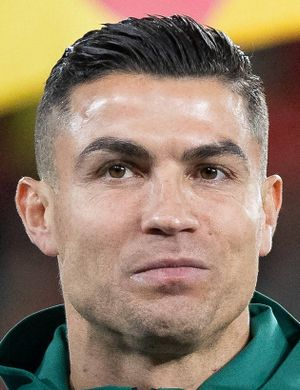
#> input picture face recognition/dataset/test/ronaldo/ronaldo.jpg, 300 x 390 px, found by its file name
$ jupyter execute '2_HOG (Histogram of Oriented Gradients).ipynb'   (older library calls are emulated)
#> lines starting #> are read from the running program, lines starting #| are printed output that depends on the picture; after the words box and inside, x2 and y2 are one past the last pixel; in counts of white or black regions, pixels touching at a corner belong together; long printed decimals are rounded
# 1. Basic

**Note**

## 1. Single Image Detection

[cell 1]
import cv2

# ১. ইমেজ লোড
img = cv2.imread("../dataset/test/ronaldo.jpg")
#> img is the input picture: shape (390, 300, 3); mean B, G, R 105.1, 124.5, 143.4
gray = cv2.cvtColor(img, cv2.COLOR_BGR2GRAY)
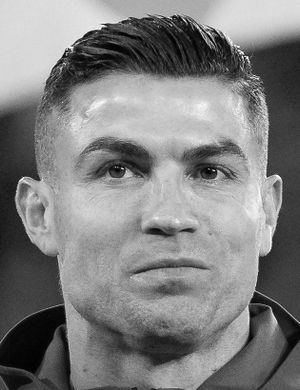
#> gray: shape (390, 300); min 0, max 254, mean 127.9

# ২. HOG Descriptor তৈরি
hog = cv2.HOGDescriptor()
hog.setSVMDetector(cv2.HOGDescriptor_getDefaultPeopleDetector())  # মানুষ সনাক্তকরণের জন্য

# ৩. ডিটেকশন
rects, weights = hog.detectMultiScale(gray, winStride=(8,8))
#> rects = (); weights = ()

# ৪. রেকট্যাংগেল ড্র
for (x, y, w, h) in rects:
    cv2.rectangle(img, (x, y), (x + w, y + h), (0, 255, 0), 2)
#> this loop made 0 passes

cv2.imshow("HOG Image Detection", img)
cv2.waitKey(0)
cv2.destroyAllWindows()

✅ বিঃদ্রঃ Single image-এর ক্ষেত্রে শুধু একটি ফ্রেম প্রসেস হয়।

## 2. Video Detection (MP4 বা AVI ফাইল)

[cell 2]
import cv2

# ১. ভিডিও লোড
cap = cv2.VideoCapture("../dataset/vid/s.mp4")
hog = cv2.HOGDescriptor()
hog.setSVMDetector(cv2.HOGDescriptor_getDefaultPeopleDetector())

while cap.isOpened():
    ret, frame = cap.read()
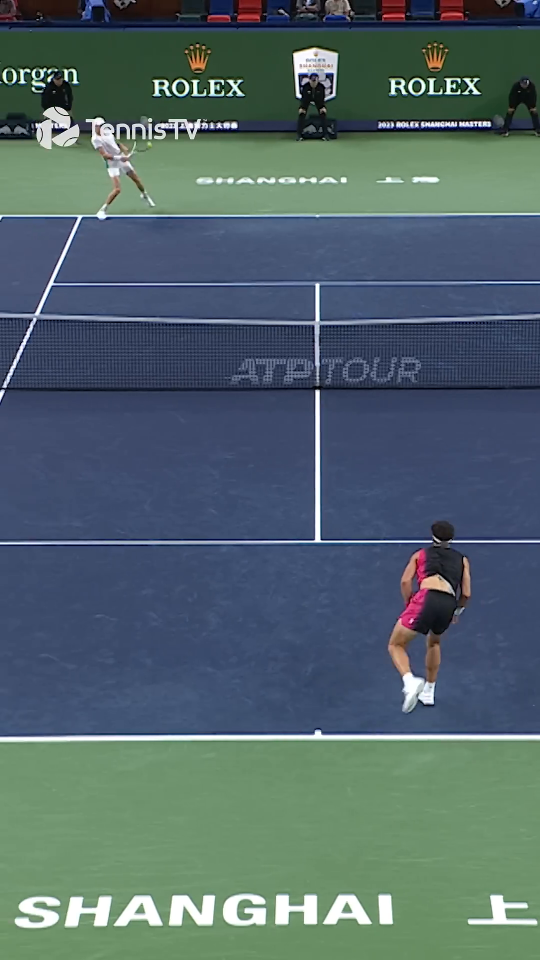
#> input picture frame 26 of face recognition/dataset/vid/s.mp4, 1080 x 1920 px (shown at 1/2 size)
#> frame is the input picture: shape (1920, 1080, 3); mean B, G, R 105.8, 101.1, 81.7
    if not ret:
        break

    gray = cv2.cvtColor(frame, cv2.COLOR_BGR2GRAY)
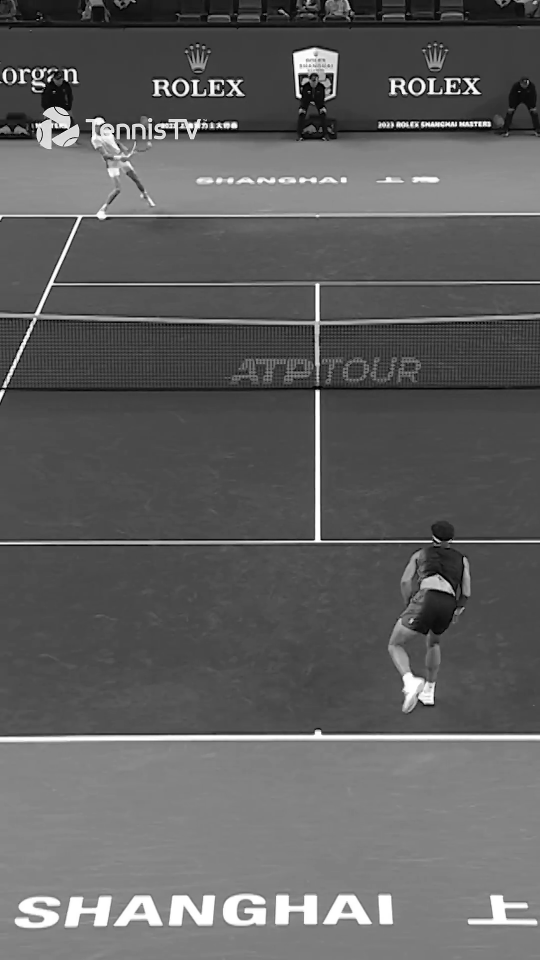
#> gray: shape (1920, 1080) (shown at 1/2 size); min 0, max 255, mean 95.8
    rects, weights = hog.detectMultiScale(gray, winStride=(8,8))
#> rects = [[788, 1318, 66, 133], [796, 124, 80, 160], [758, 1220, 78, 156]]; weights = [0.862, 1, 0.14]

    for (x, y, w, h) in rects:
        cv2.rectangle(frame, (x, y), (x + w, y + h), (0, 255, 0), 2)
#> this loop made 3 passes
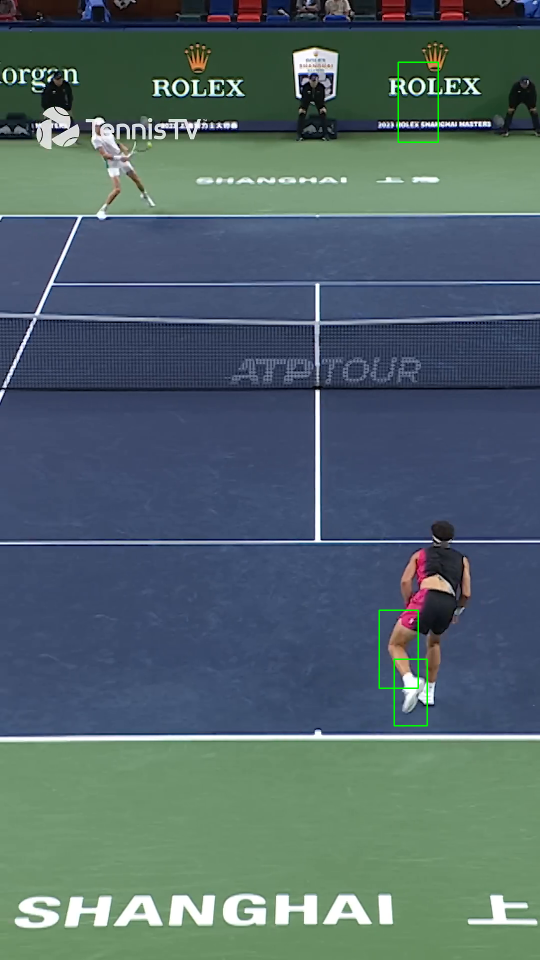
#> frame: shape (1920, 1080, 3) (shown at 1/2 size); 0.19% of pixels changed, all inside (x1, y1, x2, y2) = (757, 123, 878, 1453)

    cv2.imshow("HOG Video Detection", frame)
    if cv2.waitKey(1) & 0xFF == ord('q'):
#> (key q is pressed here)
        break

cap.release()
cv2.destroyAllWindows()

✅ ভিডিও প্রসেসিংতে প্রতিটি ফ্রেমকে আলাদাভাবে গ্রেস্কেল, ডিটেকশন এবং ড্র করা হয়।

## 3. Webcam (Live Stream) Detection

[cell 3]
import cv2

# ১. Webcam চালু
cap = cv2.VideoCapture(0)  # 0 মানে প্রথম ডিফল্ট ক্যামেরা

hog = cv2.HOGDescriptor()
hog.setSVMDetector(cv2.HOGDescriptor_getDefaultPeopleDetector())

while True:
    ret, frame = cap.read()
    if not ret:
        break

    gray = cv2.cvtColor(frame, cv2.COLOR_BGR2GRAY)
    rects, weights = hog.detectMultiScale(gray, winStride=(8,8))

    for (x, y, w, h) in rects:
        cv2.rectangle(frame, (x, y), (x + w, y + h), (0, 255, 0), 2)

    cv2.imshow("HOG Webcam Detection", frame)
    if cv2.waitKey(1) & 0xFF == ord('q'):  # q প্রেস করলে বের হবে
#> (key q is pressed here)
        break

cap.release()
cv2.destroyAllWindows()

✅ লাইভ স্ট্রিমে প্রতি ফ্রেমে ডিটেকশন হয় এবং রিয়েল-টাইম দেখানো যায়।

# 2. Tips

## 1. Single Image: HOG + Gradient Visualization + Feature Vector Extraction

[cell 4]
import cv2
import numpy as np
import matplotlib.pyplot as plt

# ইমেজ লোড
img = cv2.imread("../dataset/test/sinner.jpeg")
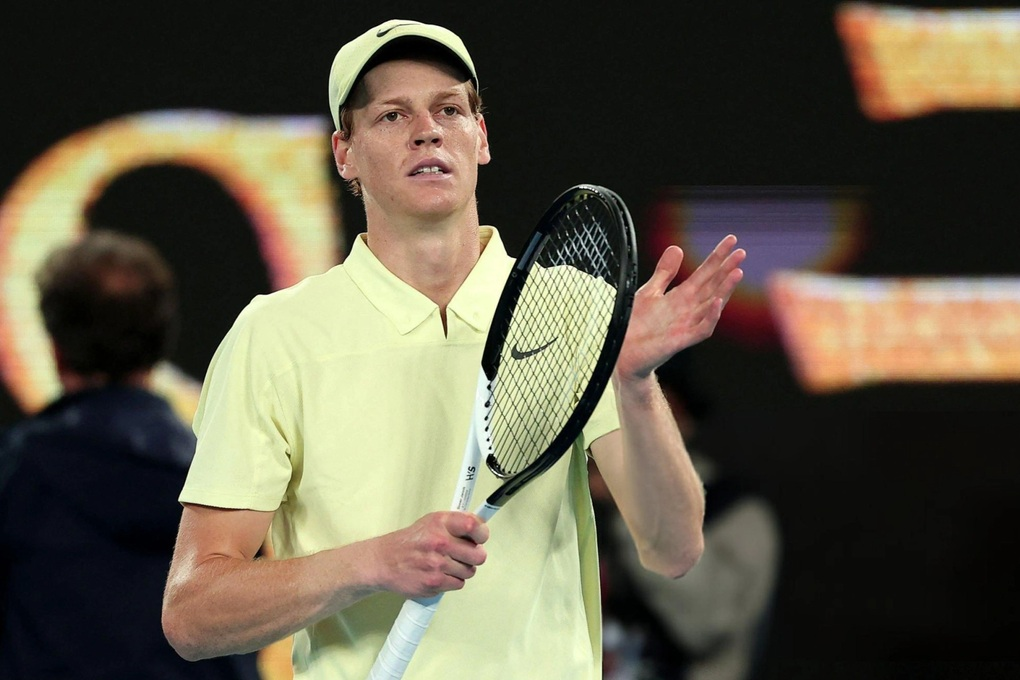
#> input picture images/sinner.jpeg, 1020 x 680 px, found by its file name
#> img is the input picture: shape (680, 1020, 3); mean B, G, R 72, 89.6, 96.3
gray = cv2.cvtColor(img, cv2.COLOR_BGR2GRAY)
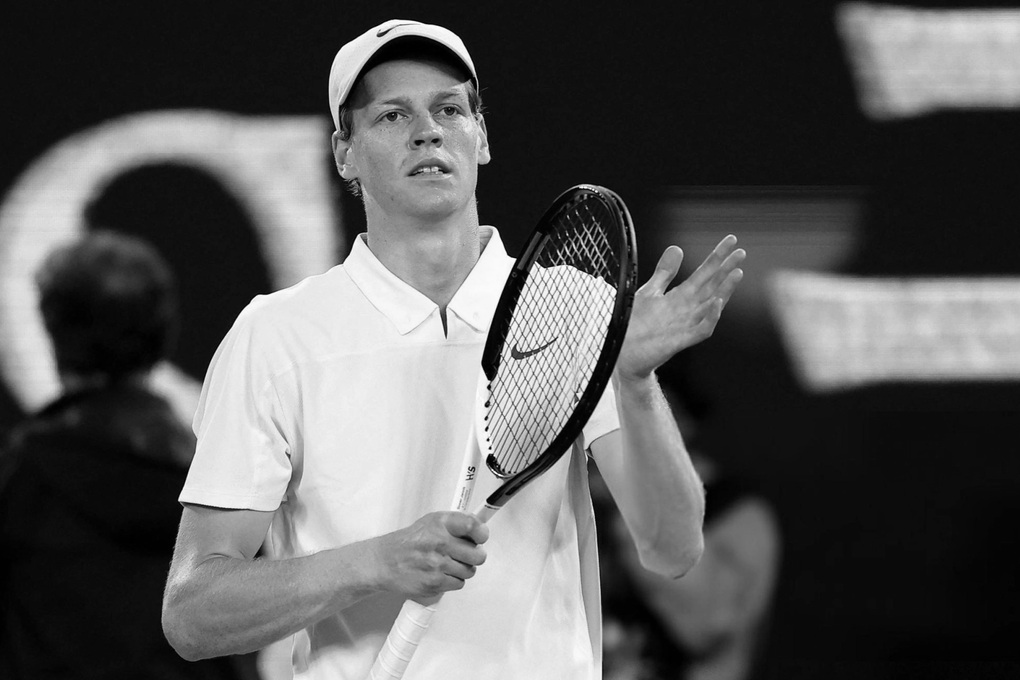
#> gray: shape (680, 1020); min 0, max 254, mean 89.6

# Gradient (Edge) বের করা
gx = cv2.Sobel(gray, cv2.CV_32F, 1, 0, ksize=1)
gy = cv2.Sobel(gray, cv2.CV_32F, 0, 1, ksize=1)

# Magnitude এবং Orientation বের করা
magnitude, angle = cv2.cartToPolar(gx, gy, angleInDegrees=True)

# HOG Descriptor
hog = cv2.HOGDescriptor()
h, hog_image = hog.compute(gray), None  # Feature Vector বের করা

print("HOG Feature Vector Size:", h.shape)
#| HOG Feature Vector Size: (31752000,)
print("Sample Feature Values:", h[:10].flatten())
#| Sample Feature Values: [0.09332 0.0527 0.1161 0.         0.201 0.
#|  0.03337 0.01389 0.09082 0.1564]

# Gradient Visualization
plt.figure(figsize=(12,6))
plt.subplot(1,2,1)
plt.title("Original Image")
plt.imshow(gray, cmap='gray')

plt.subplot(1,2,2)
plt.title("Gradient Magnitude (Edges)")
plt.imshow(magnitude, cmap='gray')
plt.show()

## 2. Video File: প্রতিটি ফ্রেমে HOG Feature বের করা

[cell 5]
import cv2
import numpy as np

cap = cv2.VideoCapture("../dataset/vid/s.mp4")
hog = cv2.HOGDescriptor()

frame_no = 0
while cap.isOpened():
    ret, frame = cap.read()
    if not ret:
        break

    gray = cv2.cvtColor(frame, cv2.COLOR_BGR2GRAY)

    # Gradient বের করা
    gx = cv2.Sobel(gray, cv2.CV_32F, 1, 0, ksize=1)
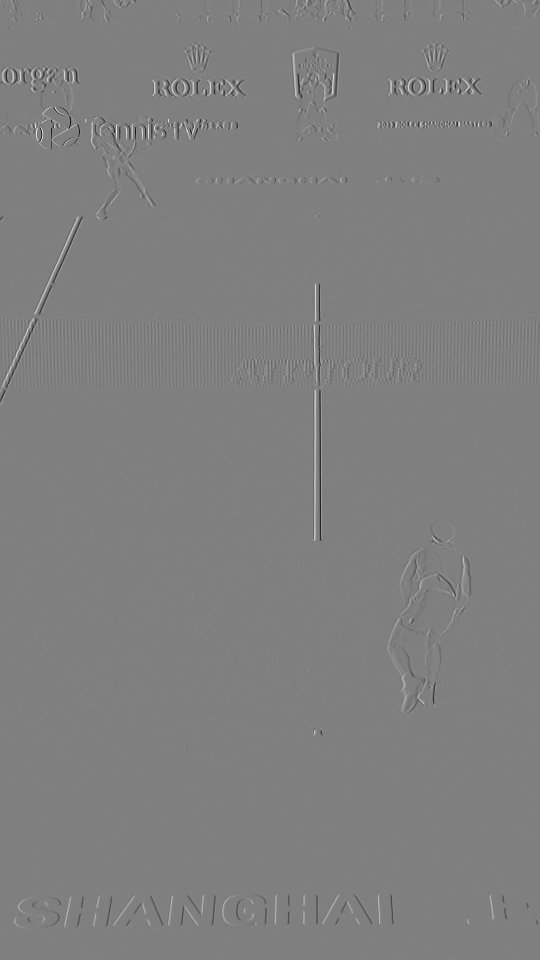
#> gx: shape (1920, 1080) float32 (shown at 1/2 size); min -255, max 254, mean 0; drawn with min black and max white
    gy = cv2.Sobel(gray, cv2.CV_32F, 0, 1, ksize=1)
#> gy: shape (1920, 1080) float32
    magnitude, angle = cv2.cartToPolar(gx, gy, angleInDegrees=True)
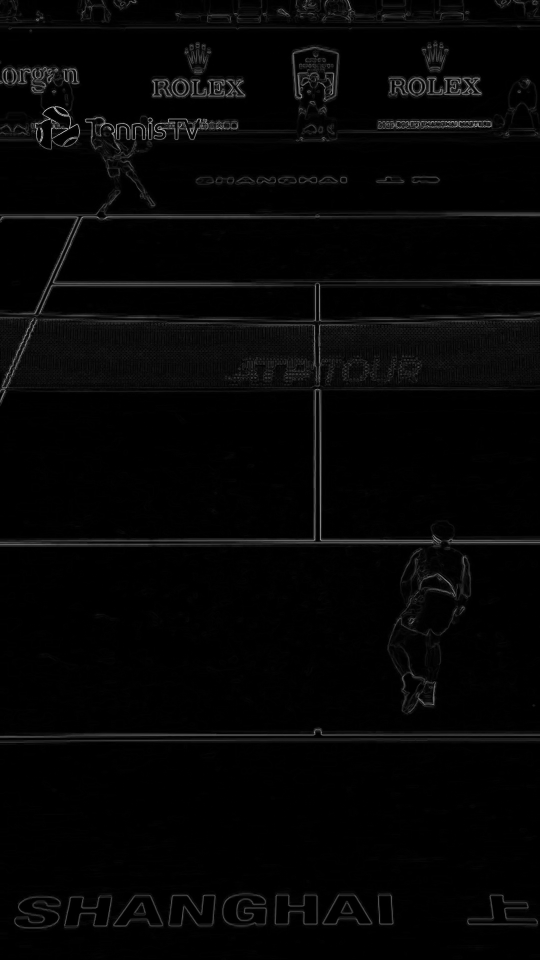
#> magnitude: shape (1920, 1080) float32 (shown at 1/2 size); min 0, max 355.7, mean 7.5; drawn with min black and max white
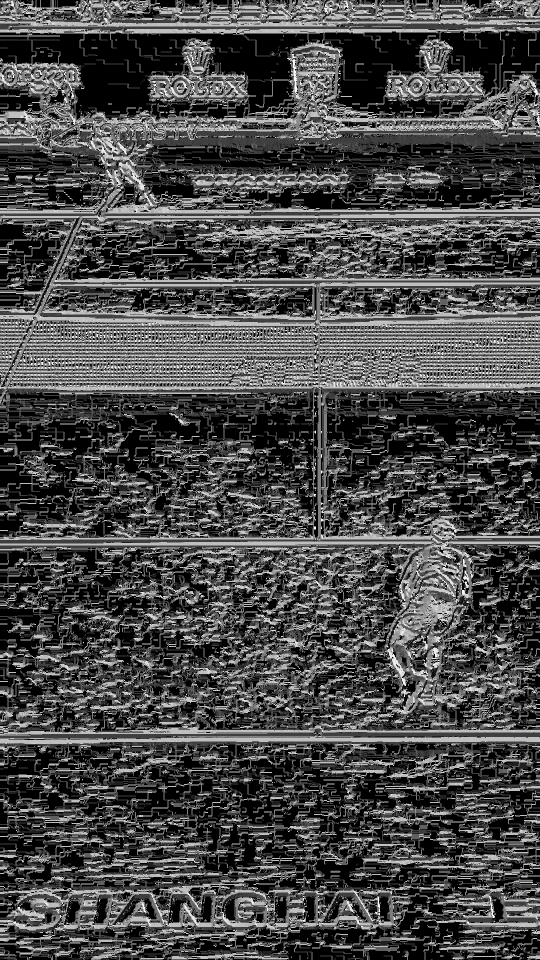
#> angle: shape (1920, 1080) float32 (shown at 1/2 size); min 0, max 359.8, mean 103.5; drawn with min black and max white

    # HOG Feature Vector
    features = hog.compute(gray)
    print(f"Frame {frame_no}: Feature vector size = {features.shape}")
#| Frame 0: Feature vector size = (108864000,)

    cv2.imshow("HOG Video (Edges)", cv2.convertScaleAbs(magnitude))
    if cv2.waitKey(1) & 0xFF == ord('q'):
#> (key q is pressed here)
        break
    frame_no += 1

cap.release()
cv2.destroyAllWindows()

## 3. Webcam: লাইভ HOG + Edge Visualization

[cell 6]
import cv2
import numpy as np

cap = cv2.VideoCapture(0)
hog = cv2.HOGDescriptor()

while True:
    ret, frame = cap.read()
    if not ret:
        break

    gray = cv2.cvtColor(frame, cv2.COLOR_BGR2GRAY)
    gx = cv2.Sobel(gray, cv2.CV_32F, 1, 0, ksize=1)
    gy = cv2.Sobel(gray, cv2.CV_32F, 0, 1, ksize=1)
    magnitude, angle = cv2.cartToPolar(gx, gy, angleInDegrees=True)

    # ফিচার ভেক্টর বের করা
    features = hog.compute(gray)

    # Gradient visualization (edge)
    vis = cv2.convertScaleAbs(magnitude)
    cv2.imshow("Webcam HOG Gradient", vis)

    if cv2.waitKey(1) & 0xFF == ord('q'):
#> (key q is pressed here)
